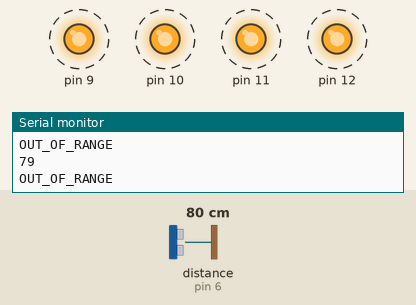
The sketch below on a simulated Arduino Uno, built with avr-gcc and run on an emulated ATmega328P. Parts: output pins drawn as LEDs (lit = HIGH), the last lines printed to the serial monitor. Wiring (inferred from the names in the program): ultrasonic range finder: trigger pin 7; echo pin 6. Dashed ring = blinking. Inputs (shaded band) come from the test bench; at power-on: distance to the obstacle (sensor on pin 6) 80 cm. The echo pulse lasts 58.3 µs per cm; pins used as bus, display or sensor lines are not drawn.

Above: at 0.99 s.
1.3 s: distance to the obstacle (sensor on pin 6) set to 23 cm
4.3 s: distance to the obstacle (sensor on pin 6) set to 20 cm
At 5.3 s:
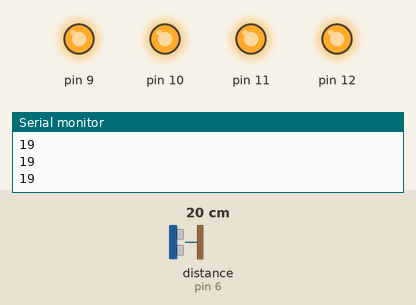
5.8 s: distance to the obstacle (sensor on pin 6) set to 17 cm
7.3 s: distance to the obstacle (sensor on pin 6) set to 13 cm
At 8.5 s:
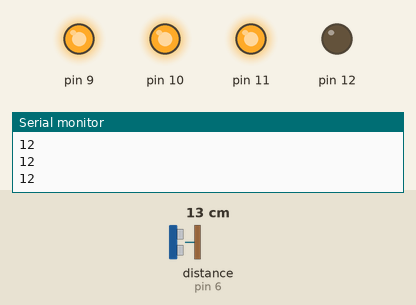
8.8 s: distance to the obstacle (sensor on pin 6) set to 9 cm
At 9.4 s:
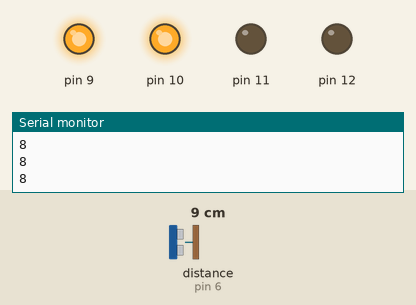
10.3 s: distance to the obstacle (sensor on pin 6) set to 18 cm
At 11.2 s:
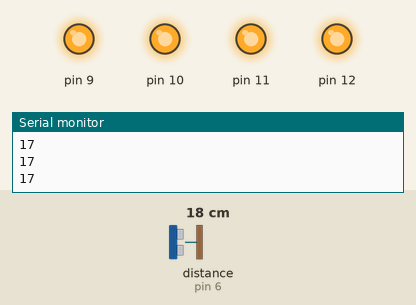
Timing chart, 0 to 12.8 s (numbered marks = the images above; inputs shaded):
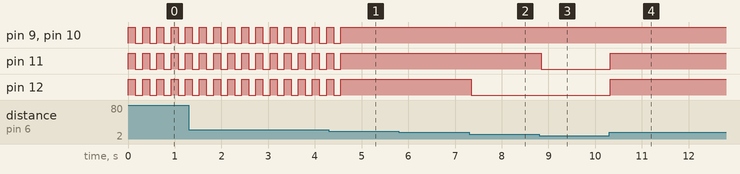

The sketch:

practica_6a.ino
```cpp
/*
VCC a 5v
GND a GND
Echo al pin 6
Trig al pin 7
*/

#define echoPin 6
#define trigPin 7

float maximumRange = 20;
float minimumRange = 0;
long duration, distance, contador;
float aux;

void setup() {
  Serial.begin (9600);
  pinMode(trigPin, OUTPUT);
  pinMode(echoPin, INPUT);
  pinMode(9, OUTPUT);
  pinMode(10, OUTPUT);
  pinMode(11, OUTPUT);
  pinMode(12, OUTPUT);
}

void loop(){
  digitalWrite(trigPin, LOW);
  delayMicroseconds(2);
  digitalWrite(trigPin, HIGH);
  delayMicroseconds(10);
  digitalWrite(trigPin, LOW);
  duration = pulseIn(echoPin, HIGH);
  distance = duration/58.2;
  Serial.println(distance);
  if (distance > maximumRange){
    Serial.println("OUT_OF_RANGE");
    for (int i = 9; i <= 12; i++){
      digitalWrite(i,HIGH);
    }
    delay(150);
    for (int i = 9; i <= 12; i++){
      digitalWrite(i,LOW);
    }
    delay(150);
  }
  else {
    aux = (1.0/maximumRange)*4.0*distance;
    contador = aux;
    contador = contador + 9;
    for (int i = 9; i <= contador; i++){
      digitalWrite(i,HIGH);
    }
    for (int i = 12; i > contador; i--){
       digitalWrite(i,LOW);
    }
  delay(50);
  }
}
```

Measured:
- the behaviour switches between 22 and 21 cm on distance to the obstacle (sensor on pin 6) (found by bisection; images 0 and 1)
- the behaviour switches between 16 and 15 cm on distance to the obstacle (sensor on pin 6) (found by bisection; images 1 and 2)
- the behaviour switches between 11 and 10 cm on distance to the obstacle (sensor on pin 6) (found by bisection; images 2 and 3)
- after the input at 4.3 s, pin 9–12: goes on until 4.6 s, then stays HIGH
- after the input at 7.3 s, pin 12: HIGH → LOW after 0.05 s
- after the input at 8.8 s, pin 11: HIGH → LOW at once
- after the input at 10.3 s, pin 11, pin 12: LOW → HIGH at once
- by itself, pin 9–12: alternates HIGH for 0.15 s and LOW for 0.15 s
